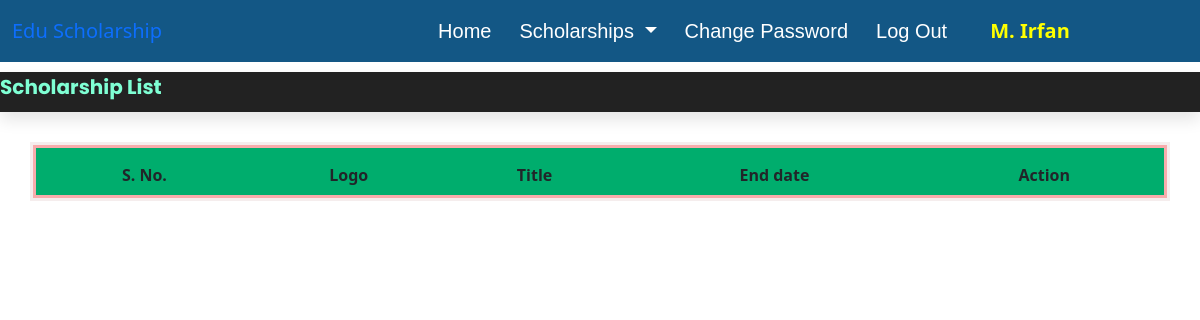
/scholarship_list (signed in), run on an earlier commit of the app's database.
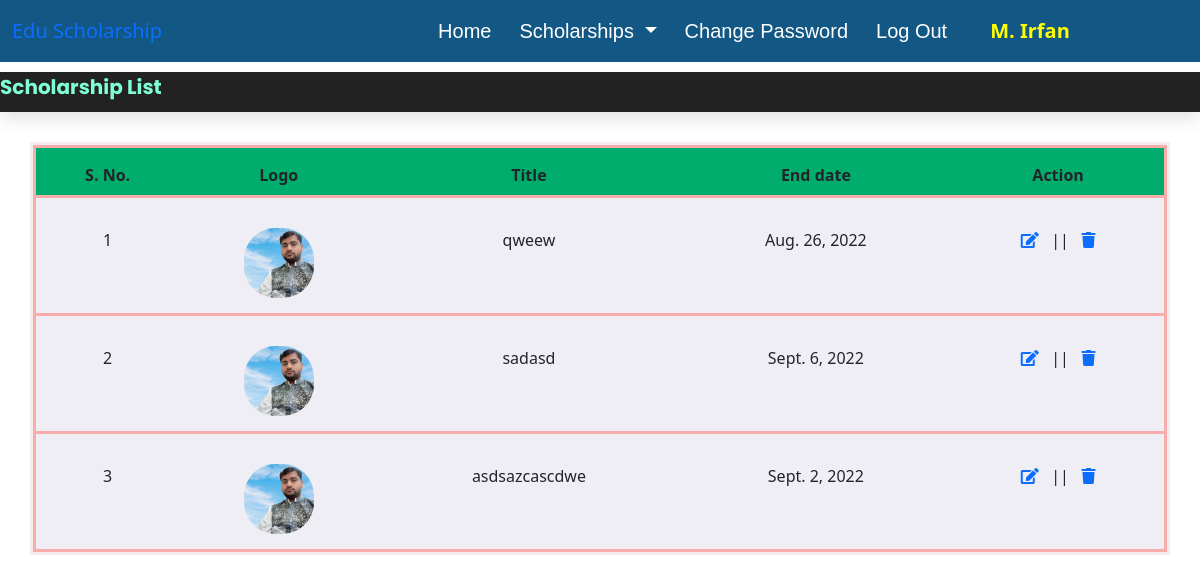
And on a later commit of the database.
### scholarship/models.py (models this page shows, shortened)
class AddScholarship(models.Model):
    provider = models.ForeignKey(Provider, on_delete=models.CASCADE)
    title = models.CharField(max_length=100, null=False)
    logo = models.FileField()
    startdate = models.DateField()
    enddate = models.DateField()
    noofscholarships = models.IntegerField()
    Location = models.CharField(max_length=256, null=False)
    scholarshiptype =  models.CharField(max_length=100, null=False)
    prviousmarks = models.CharField(max_length=100, null=False)
    income = models.CharField(max_length=100, null=True)
    discription = models.TextField()
    createdate = models.DateField()

### scholarship/views.py (the view)
# urls.py: path('scholarship_list', scholarship_list, name='scholarship_list'),
def scholarship_list(request):
    if not request.user.is_authenticated:
        return redirect('provider_login')
    USER = request.user
    PROVIDER = Provider.objects.get(user=USER)
    SCHOLARSHIP = AddScholarship.objects.filter(provider=PROVIDER)
    dic={'scholarship': SCHOLARSHIP}
    return render(request, 'scholarship_list.html', dic)

### scholarship/templates/scholarship_list.html
{% extends 'provider_base.html' %}
{% load static %}
{% block content %}
<section class="marquee">
    <marquee behavior="scroll" direction="left" scrollamount="12">Scholarship List</marquee>
</section>
<section class="view">
    <div class="container">
        <table class="table" id="example" >
            <thead>
                <tr>
                    <th>S. No.</th>
                    <th>Logo</th>
                    <th>Title</th>
                    <th>End date</th>
                    <th>Action</th>
                </tr>
            </thead>
            <tbody>
                {% for data in scholarship %}
                <tr>
                    <td>{{ forloop.counter }}</td>
                    <td><img src="{{ data.logo.url }}"></td>
                    <td>{{ data.title }}</td>
                    <td>{{ data.enddate }}</td>
                    <td><a href="{% url 'edit_scholarshipdetails' data.id %}"><i class="fa fa-edit" aria-hidden="true"></i></a>
                        &nbsp; || &nbsp;
                        <a href="{% url 'delete_addscholarship' data.id %}"><i class="fa fa-trash" aria-hidden="true"></i></a>
                    </td>
                </tr>
                {% endfor %}
            </tbody>
        </table>
    </div>
</section>
{% endblock %}

### scholarship/templates/provider_base.html (shortened to what this page needs)
{% load static %}
<!DOCTYPE html>
<html lang="en">
<head>
    <link rel="stylesheet" href="{% static 'css/mystyle.css' %}">
    <link href="https://cdn.jsdelivr.net/npm/bootstrap@5.0.2/dist/css/bootstrap.min.css" rel="stylesheet">
   <link rel="stylesheet" href="https://cdnjs.cloudflare.com/ajax/libs/font-awesome/5.15.4/css/all.min.css">
</head>
<body>
    <section class="header">
        <nav class="navbar navbar-expand-lg">
            <div class="container-fluid">
              <a class="navbar-brand" href="#">Edu Scholarship</a>
              <div class="collapse navbar-collapse" id="navbarNav">
                <ul class="navbar-nav">
                  <li class="nav-item">
                    <a class="nav-link active"  aria-current="page" href="{% url 'provider_home' %}">Home</a>
                  </li>
                  <li class="nav-item dropdown">
                    <a class="nav-link dropdown-toggle" href="#" id="navbarDarkDropdownMenuLink" role="button" data-bs-toggle="dropdown" aria-expanded="false">
                      Scholarships
                    </a>
                  </li>
                  <li class="nav-item">
                    <a class="nav-link" href="{% url 'change_passwordprovider' %}">Change Password</a>
                  </li>
                  <li class="nav-item">
                    <a class="nav-link" href="{% url 'Logout' %}">Log Out</a>
                  </li>
                </ul>
                <a class="navbar-brand" href="#" style="padding-left: 35px; color: yellow; font-weight: bold;">{{request.user.first_name}} {{request.user.last_name}}</a>
              </div>
            </div>
          </nav>
    </section>
{% block content %}
{% endblock %}

### scholarship/static/css/mystyle.css (style rules this page uses)
:root { --main-color:#602ba4; --black:#222; --white:#fff; --light-black:#777; --light-white:#fff9; --dark-bg:rgba(0,0,0,.7); --light-bg:#eee; --border:.1rem solid var(--black); --box-shadow:0 .5rem 1rem rgba(0,0,0,.1); --text-shadow:0 1.5rem 3rem rgba(0,0,0,.3); }
.header { background-color: #135785; position: sticky; width: 100%; top:0; left:0; right:0; z-index: 1000; padding: 0px; margin: 0px; margin-bottom: 0px; }
.header .navbar .nav-item a { color: #fff !important; padding-left: 20px; font-size: 20px; font-family: 'Kdam Thmor Pro', sans-serif; }
.header .navbar .navbar-nav { padding-left: 15rem; }
.marquee { margin-top: 10px; height: 40px; background-color: #222; color: aquamarine; box-shadow: var(--box-shadow); font-size: 20px; font-weight: bold; font-family:'Poppins', sans-serif; font-display: flex; }
.view { margin-top: 30px; margin-bottom: 50px; }
.view .container { border: 3px solid #f5eded; padding: 0px; text-align: center; }
thead { background-color: #00ad6d; height: 50px; }
.view .container .table { background-color: rgb(239, 238, 245); margin: 0px; }
.view .container .table tr { border: 3px solid #f8acac; }
.view .container .table td { padding-top: 30px; padding-bottom: 15px; }
.view .container img { height: 70px; width: 70px; border-radius: 45%; }

What changed in the data, as far as the page shows it:
added AddScholarship: logo (picture), title "qweew", enddate "Aug. 26, 2022"
added AddScholarship: logo (picture), title "sadasd", enddate "Sept. 6, 2022"
added AddScholarship: logo (picture), title "asdsazcascdwe", enddate "Sept. 2, 2022"
